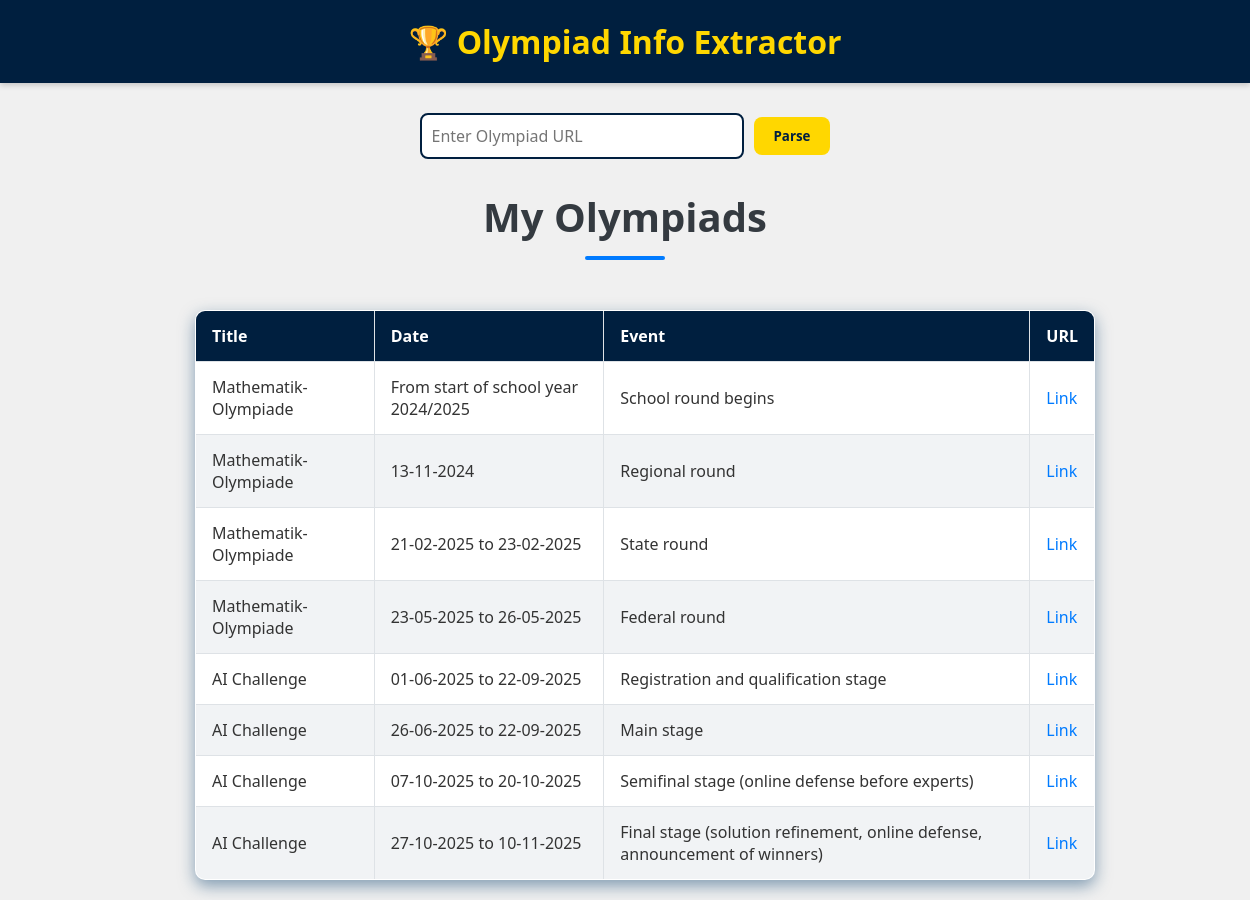
The page / on the database its author committed.
### app.py (models this page shows, shortened)
class OlympiadEvent(db.Model):
    id = db.Column(db.Integer, primary_key=True)
    url = db.Column(db.String(500), nullable=False)
    title = db.Column(db.String(200), nullable=False)
    date = db.Column(db.String(100), nullable=True)
    action = db.Column(db.String(200), nullable=False)

### app.py (the view)
@app.route("/")
def landing():
    events = OlympiadEvent.query.all()
    return render_template("landing.html", events=events)

### frontend/source/templates/landing.html (shortened to what this page needs)
<!DOCTYPE html>
<html>
  <head>
    <link
      rel="stylesheet"
      href="{{ url_for('static', filename='style.css') }}"
    />
  </head>
  <body>
    <h1>🏆 Olympiad Info Extractor</h1>
    <form id="urlForm">
      <input
        type="text"
        id="url_bar"
        name="url"
        placeholder="Enter Olympiad URL"
      />
      <button type="submit" id="transfer-data">Parse</button>
    </form>
    <h2 id="olymp-title">My Olympiads</h2>
    <div class="table-wrapper">
      <table border="1" class="table-calendar">
        <thead>
          <tr>
            <th>Title</th>
            <th>Date</th>
            <th>Event</th>
            <th>URL</th>
          </tr>
        </thead>
        <tbody>
          {% for event in events %}
            <tr>
              <td>{{ event.title }}</td>
              <td>{{ event.date }}</td>
              <td>{{ event.action }}</td>
              <td><a href="{{ event.url }}">Link</a></td>
            </tr>
          {% else %}
            <tr>
              <td colspan="3">No events saved yet.</td>
            </tr>
          {% endfor %}
        </tbody>
      </table>
    </div>
  </body>
</html>

### frontend/static/style.css (style rules this page uses)
* { font-family: system-ui, "Segoe UI", Roboto, Helvetica, Arial, sans-serif, "Apple Color Emoji", "Segoe UI Emoji", "Segoe UI Symbol"; }
body { background-color: #f0f0f0; color: #333; margin: 0; padding: 0; }
h1 { background-color: #001f3f; color: #ffd700; padding: 20px; text-align: center; margin: 0; font-size: 2em; box-shadow: 0 2px 6px rgba(0, 0, 0, 0.2); }
form { display: flex; justify-content: center; align-items: center; margin: 30px auto; gap: 10px; }
input[type="text"] { width: 300px; padding: 10px; border: 2px solid #001f3f; border-radius: 8px; font-size: 1em; }
button { padding: 10px 20px; background-color: #ffd700; border: none; border-radius: 8px; font-weight: bold; cursor: pointer; color: #001f3f; transition: background-color 0.3s; }
.table-wrapper { width: 100%; display: flex; justify-content: center; padding: 20px; }
#olymp-title { text-align: center; font-size: 2.5rem; font-weight: 700; color: #343a40; margin-top: 20px; margin-bottom: 30px; position: relative; }
#olymp-title::after { content: ""; display: block; width: 80px; height: 4px; background-color: #007bff; margin: 12px auto 0; border-radius: 2px; }
.table-calendar { border-collapse: collapse; width: 90%; max-width: 900px; background-color: white; box-shadow: 0 6px 16px rgba(21, 74, 118, 0.5); border-radius: 10px; overflow: hidden; }
.table-calendar th, .table-calendar td { border: 1px solid #dee2e6; padding: 14px 16px; text-align: left; }
.table-calendar thead { background-color: #001f3f; color: white; }
.table-calendar tbody tr:nth-child(even) { background-color: #f1f3f5; }
.table-calendar a { color: #007bff; text-decoration: none; }

### rows shown on the page
OlympiadEvent: title "Mathematik-Olympiade", date "From start of school year 2024/2025", action "School round begins"
OlympiadEvent: title "Mathematik-Olympiade", date "13-11-2024", action "Regional round"
OlympiadEvent: title "Mathematik-Olympiade", date "21-02-2025 to 23-02-2025", action "State round"
OlympiadEvent: title "Mathematik-Olympiade", date "23-05-2025 to 26-05-2025", action "Federal round"
OlympiadEvent: title "AI Challenge", date "01-06-2025 to 22-09-2025", action "Registration and qualification stage"
OlympiadEvent: title "AI Challenge", date "26-06-2025 to 22-09-2025", action "Main stage"
OlympiadEvent: title "AI Challenge", date "07-10-2025 to 20-10-2025", action "Semifinal stage (online defense before experts)"
OlympiadEvent: title "AI Challenge", date "27-10-2025 to 10-11-2025", action "Final stage (solution refinement, online defense, announcement of winners)"
